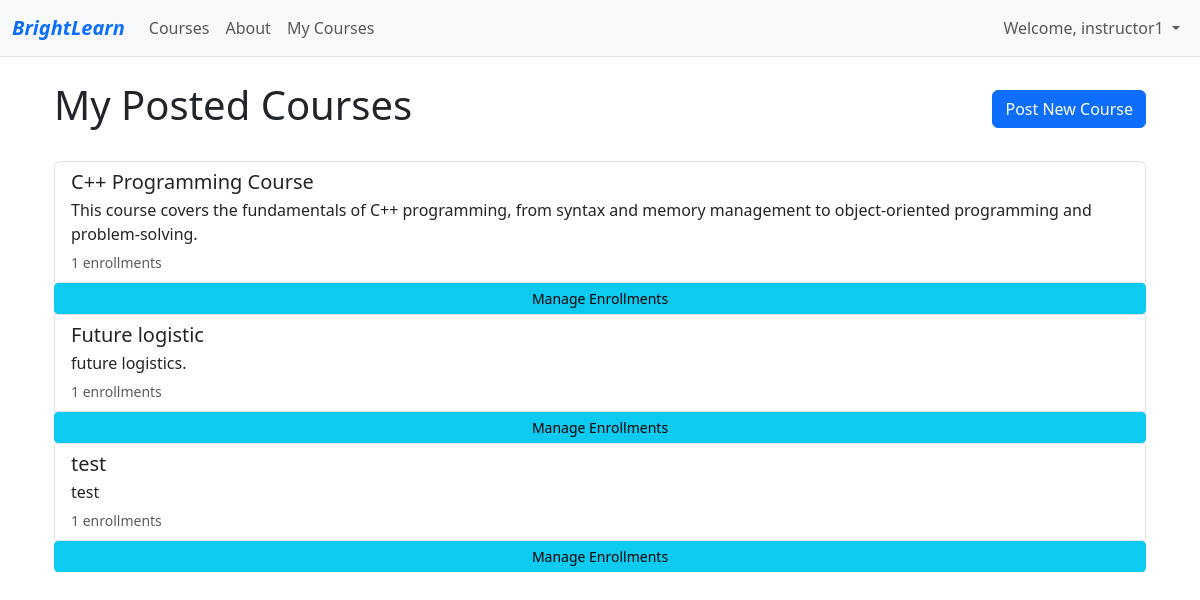
/courses/my-courses/ (signed in), run on the app's committed database.
### accounts/models.py (models this page shows, shortened)
class User(AbstractUser):
    name = models.CharField(max_length=70, default='name')
    contact = models.CharField(max_length=13)
    user_type = models.CharField(
        max_length=1,
        choices=(
            ('I', "Instructor"),
            ('S', "Student"),
        ),
    )

### courses/models.py (models this page shows, shortened)
class Course(models.Model):
    instructor = models.ForeignKey(User, on_delete=models.CASCADE)
    title = models.CharField(max_length=200)
    description = models.TextField()
    category = models.CharField(max_length=100)
    price = models.DecimalField(max_digits=10, decimal_places=2)
    start_date = models.DateField()
    end_date = models.DateField()
    created_at = models.DateTimeField(auto_now_add=True)
    image = models.ImageField(upload_to='course_images/', blank=True, null=True)

### courses/views.py (the view)
# urls.py: path('my-courses/', views.my_courses, name='my_courses'),
@login_required
def my_courses(request):
    if not is_instructor(request.user):
        messages.error(request, "Only instructors can view their courses.")
        return redirect('home')
    courses = Course.objects.filter(instructor=request.user).annotate(
        enrollment_count=Count('enrollments', filter=Q(enrollments__status='enrolled'))
    )
    context = {'courses': courses}
    return render(request, 'courses/my_courses.html', context)

### courses/views.py (called while the page is built)
def is_instructor(user):
    return user.is_authenticated and user.user_type == 'I'

### courses/templates/courses/my_courses.html (shortened to what this page needs)
{% extends 'base.html' %}
{% block main %}
<div class="container mt-4">
    <div class="d-flex justify-content-between align-items-center mb-4">
        <h1>My Posted Courses</h1>
        <a href="{% url 'course_create' %}" class="btn btn-primary">
             Post New Course
        </a>
    </div>
    <div class="list-group">
        {% for course in courses %}
        <a href="{% url 'course_detail' course.id %}" class="list-group-item list-group-item-action">
            <div class="d-flex w-100 justify-content-between">
                <h5 class="mb-1">{{ course.title }}</h5>
            </div>
            <p class="mb-1">{{ course.description|truncatewords:20 }}</p>
            <small class="text-muted">
                {% if course.enrollment_count %}
                    {{ course.enrollment_count }} enrollments
                {% else %}
                    No enrollments yet
                {% endif %}
            </small>
            <a href="{% url 'view_enrollments' course.id %}" class="btn btn-sm btn-info float-end">Manage Enrollments</a>
        </a>
        {% empty %}
        <div class="alert alert-info">
            You haven't posted any courses yet.
        </div>
        {% endfor %}
    </div>
</div>
{% endblock %}

### templates/base.html (shortened to what this page needs)
{% load static %}
<!doctype html>
<html lang="en">
<head>
    <link href="https://cdn.jsdelivr.net/npm/bootstrap@5.3.2/dist/css/bootstrap.min.css" rel="stylesheet"
 />
    <link href="{% static 'css/style.css' %}" rel="stylesheet" />
</head>
<body>
    <header>
        <nav class="navbar navbar-expand-lg navbar-light bg-light border-bottom">
            <div class="container-fluid">
                <a class="navbar-brand fw-bolder fst-italic text-primary" href="{% url 'home' %}">BrightLearn</a>
                <div class="collapse navbar-collapse" id="collapsibleNavId">
                    <ul class="navbar-nav me-auto mb-2 mb-lg-0">
                        <li class="nav-item">
                            <a class="nav-link" href="{% url 'course_list' %}">Courses</a>
                        </li>
                        <li class="nav-item">
                            <a class="nav-link" href="{% url 'about_us' %}">About</a>
                        </li>
                        {% if request.user.is_authenticated %}
                        {% if request.user.user_type == 'I' %}
                        <li class="nav-item">
                            <a class="nav-link" href="{% url 'my_courses' %}">My Courses</a>
                        </li>
                        {% endif %}
                        {% endif %}
                    </ul>
                    <div class="navbar-nav ms-auto">
                        {% if request.user.is_authenticated %}
                        <li class="nav-item dropdown">
                            <a class="nav-link dropdown-toggle" href="#" id="navbarDropdown" role="button"
                                data-bs-toggle="dropdown" aria-expanded="false">
                                Welcome, {{ request.user.username }}
                            </a>
                        </li>
                        {% else %}
                        <a class="btn btn-outline-primary me-2" href="{% url 'login' %}">Login</a>
                        <a class="btn btn-primary" href="{% url 'register' %}">Register</a>
                        {% endif %}
                    </div>
                </div>
            </div>
        </nav>
    </header>
    <main class="container">
        {% block main %}
        {% endblock main %}
    </main>
</body>
</html>

### data on the page
User: user.username "instructor1"
Course: title "C++ Programming Course", description "This course covers the fundamentals of C++ programming, from syntax and memory management to object-oriented programming and problem-solving.", enrollment_count "1"
Course: title "Future logistic", description "future logistics.", enrollment_count "1"
Course: title "test", description "test", enrollment_count "1"
